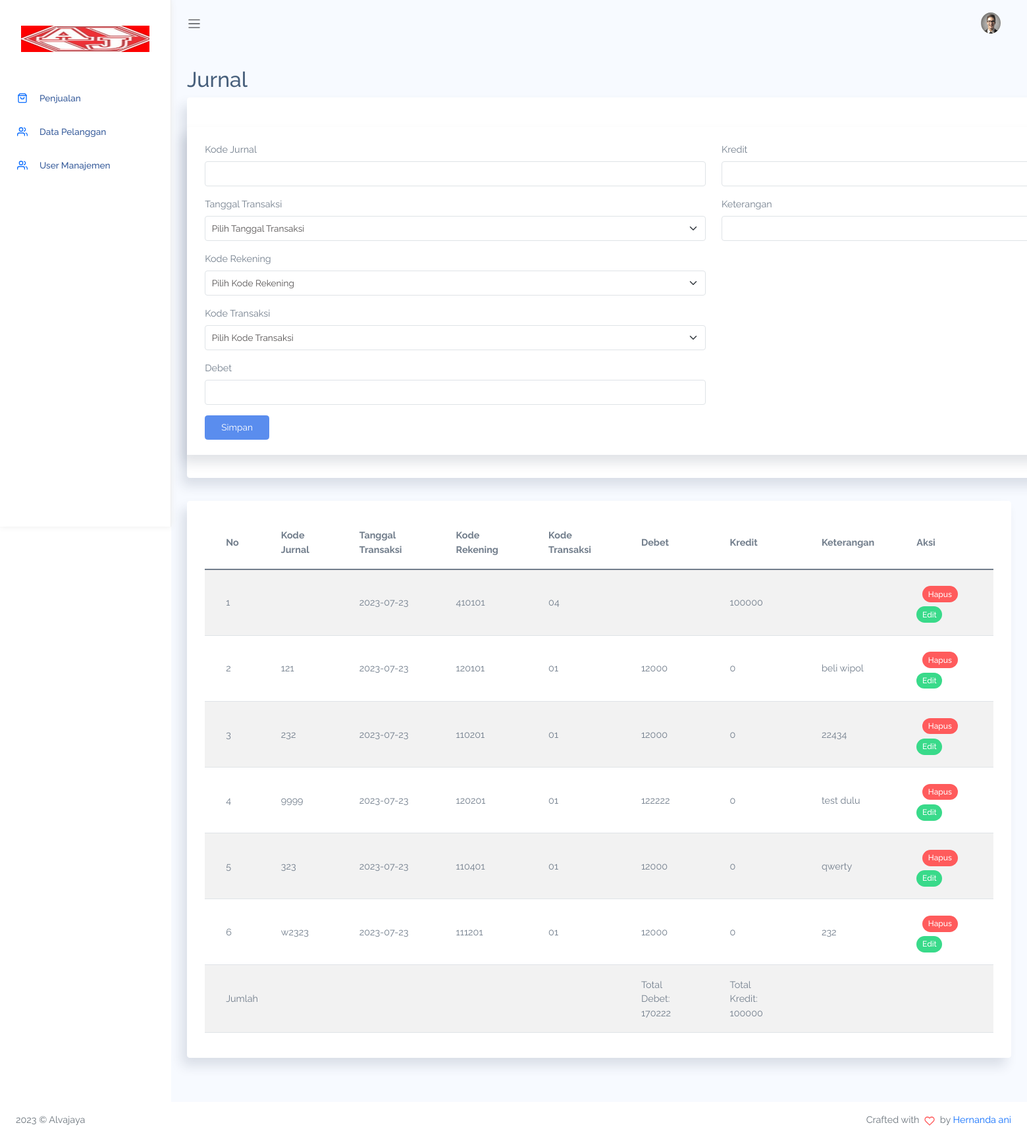
/index.php/admin/jurnal, run on the app's committed database.
### tables this page shows
CREATE TABLE `jurnal` (
  `KD_JURNAL` varchar(25) NOT NULL,
  `KD_REKENING` varchar(25) DEFAULT NULL,
  `TGL_TRANSAKSI` varchar(50) NOT NULL,
  `KD_TRANSAKSI` varchar(25) DEFAULT NULL,
  `DEBET` int(11) DEFAULT NULL,
  `KREDIT` int(11) DEFAULT NULL,
  `KETERANGAN` varchar(50) DEFAULT NULL
);

CREATE TABLE `transaksi` (
  `KD_TRANSAKSI` varchar(25) NOT NULL,
  `KD_JNTRANSAKSI` varchar(25) DEFAULT NULL,
  `KD_JNBAYAR` varchar(25) DEFAULT NULL,
  `KD_DOKUMEN` varchar(25) DEFAULT NULL,
  `NO_TRANSAKSI` varchar(11) DEFAULT NULL,
  `TGL_TRANSAKSI` date DEFAULT NULL,
  `TOTAL` int(11) DEFAULT NULL,
  `KEPERLUAN` varchar(50) DEFAULT NULL,
  `KETERANGAN` varchar(200) DEFAULT NULL
);

CREATE TABLE `md_obyek` (
  `KD_REKENING` varchar(25) NOT NULL,
  `KD_AKUN` varchar(25) DEFAULT NULL,
  `KD_KELOMPOK` varchar(25) DEFAULT NULL,
  `KD_JENIS` varchar(25) DEFAULT NULL,
  `KD_OBYEK` varchar(25) DEFAULT NULL,
  `NM_OBYEK` varchar(200) NOT NULL,
  `NM_OBYEK_ALIAS` varchar(200) DEFAULT NULL,
  `KETERANGAN` varchar(200) DEFAULT NULL
);

### application/controllers/Admin.php (called while the page is built, shortened)
<?php
class Admin extends CI_Controller {
    public function jurnal()
	{
		$data['title'] = 'Jurnal';
		$data['jurnal'] = $this->db->query("SELECT jurnal.KD_JURNAL, jurnal.`DEBET`, jurnal.`KREDIT`, jurnal.`KETERANGAN` AS ket, md_obyek.*, transaksi.* FROM jurnal,transaksi,md_obyek WHERE transaksi.KD_TRANSAKSI = jurnal.KD_TRANSAKSI AND jurnal.`KD_REKENING` = md_obyek.`KD_REKENING`")->result_array();
        $data['rekening'] = $this->db->query("SELECT * FROM md_obyek")->result_array();
        $data['transaksi'] = $this->db->query("SELECT * FROM transaksi")->result_array();
		$this->load->view('template/header', $data);
		$this->load->view('template/sidebar', $data);
		$this->load->view('template/topbar', $data);
		$this->load->view('admin/jurnal', $data);
		$this->load->view('template/footer', $data);
	}
}

### index.php (called while the page is built, shortened)
<?php
require_once BASEPATH.'core/CodeIgniter.php';

### application/views/admin/jurnal.php (the view, shortened to what this page needs)
<div class="main-content container-fluid">
    <div class="page-title">
        <h3>Jurnal</h3>
    </div>
          <div class="card" style="width: 100rem;">
          <div class="card-body">
          </div>
    <section class="section">
        <div class="card">
            <div class="card-header">
            <form action="<?= base_url('admin/tambah_jurnal') ?>" method="post">
            <div class="row">
              <div class="col-6">
                <div class="mb-3">
                  <label for="kd_jurnal" class="form-label">Kode Jurnal</label>
                  <input type="text" class="form-control" id="kd_jurnal" name="kd_jurnal" required>
                </div>
                <div class="mb-3">
                  <label for="tgl_transaksi" class="form-label">Tanggal Transaksi</label>
                  <select class="form-select" aria-label="tgl_transaksi" name="tgl_transaksi" id="tgl_transaksi">
                  <option selected>Pilih Tanggal Transaksi</option>
                  </select>
                  </div>
                <div class="mb-3">
                      <label for="kd_rekening" class="form-label">Kode Rekening</label>
                      <select class="form-select" aria-label="kd_rekening" name="kd_rekening" id="kd_rekening">
                      <option selected>Pilih Kode Rekening</option>
                      </select>
                      </div>
                  <div class="mb-3">
                      <label for="kd_transaksi" class="form-label">Kode Transaksi</label>
                      <select class="form-select" aria-label="kd_transaksi" name="kd_transaksi" id="kd_transaksi">
                      <option selected>Pilih Kode Transaksi</option>
                      </select>
                      </div>
                  <div class="mb-3">
                  <label for="debet" class="form-label">Debet</label>
                  <input type="text" class="form-control" id="debet" name="debet"  >
                </div>
              </div>
              <div class="col-6">
                <div class="mb-3">
                  <label for="kredit" class="form-label">Kredit</label>
                  <input type="text" class="form-control" id="kredit" name="kredit"  >
                </div>
                <div class="mb-3">
                  <label for="keterangan" class="form-label">Keterangan</label>
                  <input type="text" class="form-control" id="keterangan" name="keterangan" required>
                </div>
              </div>
            </div>
              <button type="submit" class="btn btn-primary">Simpan</button>
            </form>
            </div>
        </div>
</div>
<div class="card">
    <div class="card-body">
        <div class="table-responsive">
            <table class='table table-striped'>
                <thead>
                    <tr>
                        <th>No</th>
                        <th>Kode Jurnal</th>
                        <th>Tanggal Transaksi</th>
                        <th>Kode Rekening</th>
                        <th>Kode Transaksi</th>
                        <th>Debet</th>
                        <th>Kredit</th>
                        <th>Keterangan</th>
                        <th>Aksi</th>
                    </tr>
                </thead>
                <tbody>
                    <?php $no = 1; $totalDebet = 0; $totalKredit = 0; foreach ($jurnal as $b) : ?>
                        <tr>
                            <td><?= $no ?></td>
                            <td><?= $b['KD_JURNAL'] ?></td>
                            <td><?= $b['TGL_TRANSAKSI'] ?></td>
                            <td><?= $b['KD_REKENING'] ?></td>
                            <td><?= $b['KD_TRANSAKSI'] ?></td>
                            <td><?= $b['DEBET'] ?></td>
                            <td><?= $b['KREDIT'] ?></td>
                            <td><?= $b['ket'] ?></td>
                            <td>
                                <a class="badge badge-danger" onclick="javascript: return confirm('Anda yakin akan menghapus ini?')" href="<?= base_url('admin/hapus_jurnal/' . $b['KD_JURNAL']) ?>"><span class="badge bg-danger">Hapus</span></a>
                                <a href="#"><span class="badge bg-success" data-bs-toggle="modal" data-bs-target="#exampleModal<?= $b['KD_JURNAL'] ?>">Edit</span></a>
                            </td>
                        </tr>
                        <?php $totalDebet += $b['DEBET']; ?>
                        <?php $totalKredit += $b['KREDIT']; ?>
                        <?php $no++; ?>
                    <?php endforeach; ?>
                    <tr>
                        <td colspan="5">Jumlah</td>
                        <td>Total Debet: <?= $totalDebet ?></td>
                        <td>Total Kredit: <?= $totalKredit ?></td>
                        <td></td>
                        <td></td>
                    </tr>
                </tbody>
            </table>
        </div>
    </div>
</div>
</div>
        </div>
</div>

### assets/css/app.css (style rules this page uses)
* { font-family:Raleway }
#main .main-content { padding:2rem 1.5rem }
#main .main-content .page-title h3 { font-size:2rem }
a { text-decoration:none }
a,button { outline:0 }
.btn.btn-danger,.btn.btn-dark,.btn.btn-info,.btn.btn-light,.btn.btn-link,.btn.btn-primary,.btn.btn-secondary,.btn.btn-success,.btn.btn-warning { color:#fff }
.card { box-shadow:-8px 12px 18px 0 rgba(25,42,70,.13);margin-bottom:2.2rem }
.card .card-header { border:none }
.card .card-body { padding:1.4rem 1.7rem }
.dataTable-table td,.dataTable-table thead th,.table td,.table thead th { vertical-align:middle }
.dataTable-table thead th,.table thead th { border-bottom:2px solid #475f7b }

### data on the page
jurnal: KD_TRANSAKSI.TGL_TRANSAKSI "2023-07-23", KD_REKENING.KD_REKENING "410101", KD_TRANSAKSI.KD_TRANSAKSI "04", KREDIT "100000"
jurnal: KD_JURNAL "121", KD_TRANSAKSI.TGL_TRANSAKSI "2023-07-23", KD_REKENING.KD_REKENING "120101", KD_TRANSAKSI.KD_TRANSAKSI "01", DEBET "12000", KREDIT "0", KETERANGAN "beli wipol"
jurnal: KD_JURNAL "232", KD_TRANSAKSI.TGL_TRANSAKSI "2023-07-23", KD_REKENING.KD_REKENING "110201", KD_TRANSAKSI.KD_TRANSAKSI "01", DEBET "12000", KREDIT "0", KETERANGAN "22434"
jurnal: KD_JURNAL "9999", KD_TRANSAKSI.TGL_TRANSAKSI "2023-07-23", KD_REKENING.KD_REKENING "120201", KD_TRANSAKSI.KD_TRANSAKSI "01", DEBET "122222", KREDIT "0", KETERANGAN "test dulu"
jurnal: KD_JURNAL "323", KD_TRANSAKSI.TGL_TRANSAKSI "2023-07-23", KD_REKENING.KD_REKENING "110401", KD_TRANSAKSI.KD_TRANSAKSI "01", DEBET "12000", KREDIT "0", KETERANGAN "qwerty"
jurnal: KD_JURNAL "w2323", KD_TRANSAKSI.TGL_TRANSAKSI "2023-07-23", KD_REKENING.KD_REKENING "111201", KD_TRANSAKSI.KD_TRANSAKSI "01", DEBET "12000", KREDIT "0", KETERANGAN "232"

### other printed values
$totalDebet "170222"
$totalKredit "100000"
